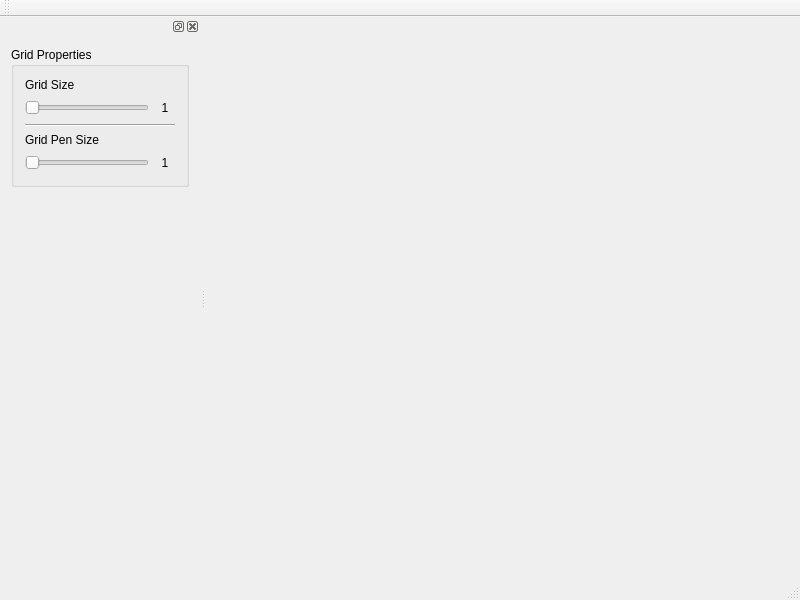
<?xml version="1.0" encoding="UTF-8"?>
<ui version="4.0">
 <class>MainWindow</class>
 <widget class="QMainWindow" name="MainWindow">
  <property name="geometry">
   <rect>
    <x>0</x>
    <y>0</y>
    <width>800</width>
    <height>600</height>
   </rect>
  </property>
  <property name="windowTitle">
   <string>MainWindow</string>
  </property>
  <widget class="QWidget" name="centralWidget">
   <layout class="QVBoxLayout" name="verticalLayout_5">
    <item>
     <layout class="QGridLayout" name="graphWidgetGridLayout"/>
    </item>
   </layout>
  </widget>
  <widget class="QMenuBar" name="menuBar">
   <property name="geometry">
    <rect>
     <x>0</x>
     <y>0</y>
     <width>800</width>
     <height>30</height>
    </rect>
   </property>
  </widget>
  <widget class="QToolBar" name="mainToolBar">
   <attribute name="toolBarArea">
    <enum>TopToolBarArea</enum>
   </attribute>
   <attribute name="toolBarBreak">
    <bool>false</bool>
   </attribute>
  </widget>
  <widget class="QStatusBar" name="statusBar"/>
  <widget class="QDockWidget" name="dockWidget_2">
   <property name="minimumSize">
    <size>
     <width>200</width>
     <height>201</height>
    </size>
   </property>
   <attribute name="dockWidgetArea">
    <number>1</number>
   </attribute>
   <widget class="QWidget" name="dockWidgetContents_2">
    <layout class="QVBoxLayout" name="verticalLayout_2">
     <item>
      <widget class="QGroupBox" name="gridPropertiesGroupBox">
       <property name="title">
        <string>Grid Properties</string>
       </property>
       <layout class="QVBoxLayout" name="verticalLayout">
        <item>
         <widget class="QLabel" name="gridSizeProperty">
          <property name="text">
           <string>Grid Size</string>
          </property>
         </widget>
        </item>
        <item>
         <layout class="QHBoxLayout" name="horizontalLayout_2">
          <item>
           <widget class="QSlider" name="gridSizeSlider">
            <property name="orientation">
             <enum>Qt::Horizontal</enum>
            </property>
           </widget>
          </item>
          <item>
           <widget class="QLabel" name="gridSizeLabel">
            <property name="minimumSize">
             <size>
              <width>20</width>
              <height>20</height>
             </size>
            </property>
            <property name="maximumSize">
             <size>
              <width>20</width>
              <height>20</height>
             </size>
            </property>
            <property name="text">
             <string>1</string>
            </property>
            <property name="alignment">
             <set>Qt::AlignCenter</set>
            </property>
           </widget>
          </item>
         </layout>
        </item>
        <item>
         <widget class="Line" name="line">
          <property name="orientation">
           <enum>Qt::Horizontal</enum>
          </property>
         </widget>
        </item>
        <item>
         <widget class="QLabel" name="gridPenSizeProperty">
          <property name="text">
           <string>Grid Pen Size</string>
          </property>
         </widget>
        </item>
        <item>
         <layout class="QHBoxLayout" name="horizontalLayout_3">
          <item>
           <widget class="QSlider" name="gridPenSizeSlider">
            <property name="minimum">
             <number>1</number>
            </property>
            <property name="orientation">
             <enum>Qt::Horizontal</enum>
            </property>
            <property name="invertedControls">
             <bool>false</bool>
            </property>
           </widget>
          </item>
          <item>
           <widget class="QLabel" name="gridPenSizeLabel">
            <property name="minimumSize">
             <size>
              <width>20</width>
              <height>20</height>
             </size>
            </property>
            <property name="maximumSize">
             <size>
              <width>20</width>
              <height>20</height>
             </size>
            </property>
            <property name="text">
             <string>1</string>
            </property>
            <property name="alignment">
             <set>Qt::AlignCenter</set>
            </property>
           </widget>
          </item>
         </layout>
        </item>
       </layout>
      </widget>
     </item>
     <item>
      <spacer name="verticalSpacer">
       <property name="orientation">
        <enum>Qt::Vertical</enum>
       </property>
       <property name="sizeHint" stdset="0">
        <size>
         <width>20</width>
         <height>331</height>
        </size>
       </property>
      </spacer>
     </item>
    </layout>
   </widget>
  </widget>
 </widget>
 <layoutdefault spacing="6" margin="11"/>
 <resources/>
 <connections/>
</ui>
